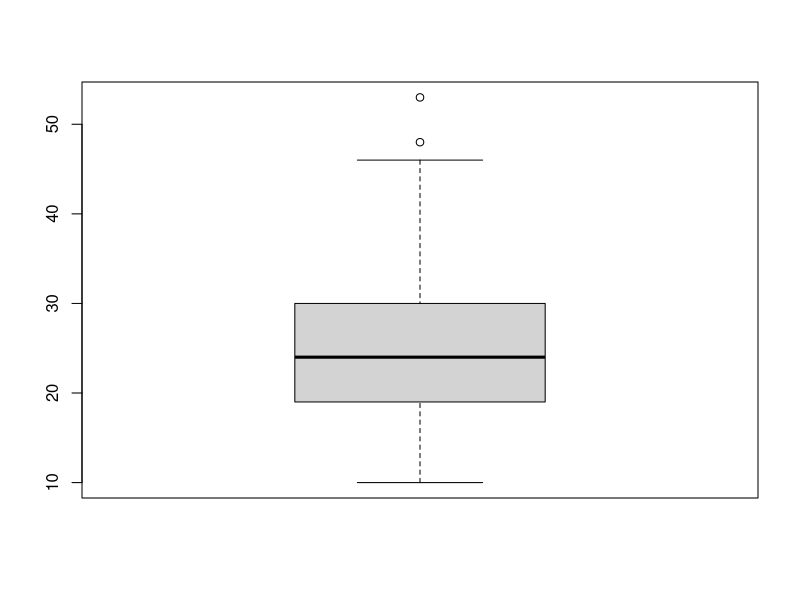
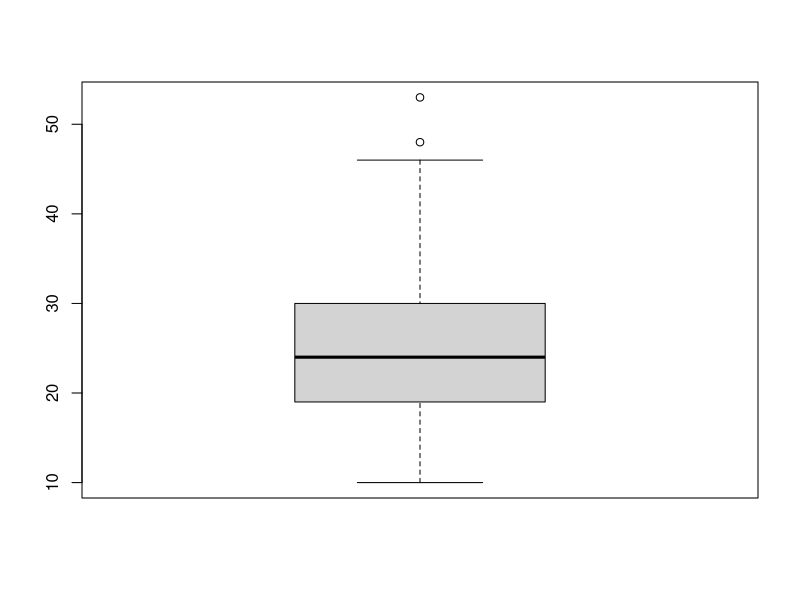
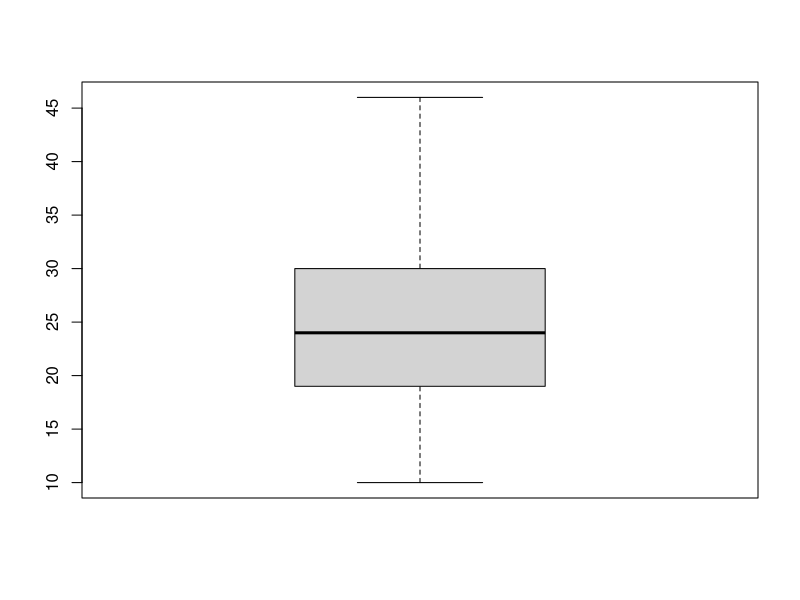

Write the R code that produced these figures, in order. (Note: this script raises an error after producing the figures.)
################################################################################
# criando DF com os dados do .csv selecionados para utilização
################################################################################

zika_old = read.csv("linkage.csv", header = TRUE, sep = ";", fileEncoding = 'utf-8')
zika_new <- data.frame(
  zika_old$NU_IDADE_GESTANTE,
  zika_old$CO_RACA_COR,
  zika_old$SG_UF_RESIDENCIA,
  zika_old$CO_MUN_RESIDENCIA,
  zika_old$SEXO,
  zika_old$DTNASC,
  zika_old$DTNASC,
  zika_old$PESO,
  zika_old$NU_COMPRIMENTO,
  zika_old$NU_PERIMETRO_CEFALICO,
  zika_old$NU_DIAMETRO_CEFALICO,
  zika_old$NU_PERIMETRO_TORAXICO,
  zika_old$TP_GRAVIDEZ,
  zika_old$TP_CLASSIFICACAO_FETO_RN,
  zika_old$TP_CLASSIFICACAO_FINAL,
  zika_old$ST_OBITO,
  zika_old$ST_PRESENCA_FEBRE,
  zika_old$ST_PRESENCA_EXANTEMA,
  zika_old$ST_PRESENCA_EXANTEMA,
  zika_old$ST_REALIZACAO_EXAME_TORSCH,
  zika_old$ST_REALIZACAO_EXAME_DCZ
)

################################################################################
# renomeando as colunas do novo DF
################################################################################

colnames(zika_new) = c(
  "mae.idade",
  "mae.raca",
  "mae.uf",
  "mae.municipio",
  "filho.sexo",
  "filho.ano_nasc",
  "filho.mes_nasc",
  "filho.peso",
  "filho.comprimento",
  "filho.cranio.perimetro",
  "filho.cranio.diametro",
  "filho.torax.perimetro",
  "gestacao.tipo",
  "gestacao.filho.classificacao",
  "gestacao.filho.microcefalia",
  "gestacao.filho.obito",
  "gestacao.doenca.febre",
  "gestacao.doenca.exantema",
  "gestacao.doenca.exantema.trimestre",
  "gestacao.exame.torsch",
  "gestacao.exame.dcz"
)

################################################################################
# as colunas comprimento e perimetro cefalico do filho estão com o tipo "factor"
# para corrigir isso, deve-se substituir "," por "."
# após isso, deve-se alterar o tipo dessa coluna para "numeric"
################################################################################

zika_new$filho.comprimento <- as.numeric(sub(",", ".", zika_new$filho.comprimento))
zika_new$filho.cranio.perimetro <- as.numeric(sub(",", ".", zika_new$filho.cranio.perimetro))
zika_new$filho.cranio.diametro <- as.numeric(sub(",", ".", zika_new$filho.cranio.diametro))
zika_new$filho.torax.perimetro <- as.numeric(sub(",", ".", zika_new$filho.torax.perimetro))

################################################################################
# alguns registros das colunas que representam datas apresentavam inconsistência
# a inconsistência era notada por alguns registros possuirem apenas 7 dígitos
# o motivo disso era por conta do primeiro caractere ser "0"
# para corrigir isso, deve-se adicionar um "0" para os registros com 7 dígitos
# após isso, deve-se alterar o tipo dessa coluna para "date"
################################################################################

zika_new$filho.ano_nasc[which(nchar(zika_new$filho.ano_nasc) == 7)] <- paste(
  "0", 
  zika_new$filho.ano_nasc[which(nchar(zika_new$filho.ano_nasc) == 7)], 
  sep = ""
)
zika_new$filho.ano_nasc <- as.Date(zika_new$filho.ano_nasc, "%d%m%Y")

zika_new$filho.mes_nasc[which(nchar(zika_new$filho.mes_nasc) == 7)] <- paste(
  "0", 
  zika_new$filho.mes_nasc[which(nchar(zika_new$filho.mes_nasc) == 7)], 
  sep = ""
)
zika_new$filho.mes_nasc <- as.Date(zika_new$filho.mes_nasc, "%d%m%Y")

################################################################################
# pegando a parte do mês/ano para as respectivas colunas
################################################################################

zika_new$filho.ano_nasc <- as.integer(substr(zika_new$filho.ano_nasc, 1, 4))
zika_new$filho.mes_nasc <- as.integer(substr(zika_new$filho.mes_nasc, 6, 7))

zika_new$gestacao.filho.microcefalia <- substr(
  zika_new$gestacao.filho.microcefalia, 
  4, 
  nchar(as.character(zika_new$gestacao.filho.microcefalia))
)

################################################################################
# concatenando valores do campo "gestacao.filho.obito"
################################################################################

zika_new$gestacao.filho.obito[zika_new$gestacao.filho.obito == "Obito"] <- "Sim"
zika_new$gestacao.filho.obito[zika_new$gestacao.filho.obito == "Vivo"] <- "Nao"

zika_new$gestacao.doenca.exantema.trimestre <- gsub(".*nao.*", NA, zika_new$gestacao.doenca.exantema.trimestre)
zika_new$gestacao.doenca.exantema.trimestre <- gsub("Nao.*", NA, zika_new$gestacao.doenca.exantema.trimestre)
zika_new$gestacao.doenca.exantema.trimestre <- gsub(".*1.*", 1, zika_new$gestacao.doenca.exantema.trimestre)
zika_new$gestacao.doenca.exantema.trimestre <- gsub(".*2.*", 2, zika_new$gestacao.doenca.exantema.trimestre)
zika_new$gestacao.doenca.exantema.trimestre <- gsub(".*3.*", 3, zika_new$gestacao.doenca.exantema.trimestre)
zika_new$gestacao.doenca.exantema.trimestre <- gsub(".*3.*", 3, zika_new$gestacao.doenca.exantema.trimestre)

zika_new$gestacao.doenca.exantema <- gsub("Nao.*", "Nao", zika_new$gestacao.doenca.exantema)
zika_new$gestacao.doenca.exantema <- gsub("Sim.*", "Sim", zika_new$gestacao.doenca.exantema)

zika_new$gestacao.filho.classificacao <- gsub("t", "T", zika_new$gestacao.filho.classificacao)

################################################################################
# removendo valores inválidos
################################################################################

zika_new[zika_new == "FORMSUS_PE_NA"] <- NA
zika_new[zika_new == 0] <- NA
zika_new[zika_new == ""] <- NA
zika_new[zika_new == "Nao Sabe"] <- NA
zika_new[zika_new == "Nao se aplica"] <- NA
zika_new[zika_new == "Ignorado"] <- NA
zika_new[zika_new == "Sem classificacao"] <- NA
zika_new[zika_new == "Em investigacao"] <- NA
zika_new[zika_new == "SEM INFORMACAO"] <- NA

################################################################################
# para cada coluna do data.frame
#   se a coluna for um valor numérico
#     enquanto existir outliers na coluna
#       seta NA ao valor considerado outlier
################################################################################

for(i in 1:ncol(zika_new)) {
  if(!is.factor(zika_new[,i])) {
    while(length(boxplot(zika_new[,i])$out) != 0) {
      zika_new[,i][zika_new[,i] %in% boxplot(zika_new[,i])$out] <- NA
    }
  }
}

################################################################################
# discretizando colunas
################################################################################

zika_new$mae.municipio <- as.factor(zika_new$mae.municipio)
zika_new$gestacao.filho.microcefalia <- as.factor(zika_new$gestacao.filho.microcefalia)
zika_new$gestacao.doenca.exantema <- as.factor(zika_new$gestacao.doenca.exantema)
zika_new$gestacao.doenca.exantema.trimestre <- as.factor(zika_new$gestacao.doenca.exantema.trimestre)
zika_new$filho.ano_nasc <- as.factor(zika_new$filho.ano_nasc)
zika_new$filho.mes_nasc <- as.factor(zika_new$filho.mes_nasc)
zika_new$gestacao.filho.classificacao <- as.factor(zika_new$gestacao.filho.classificacao)

levels(zika_new$gestacao.filho.classificacao)[4] <- "A Termo"

zika_new$mae.idade <- 
  ordered(
    cut(
      zika_new$mae.idade, 
      c(0, 12, 18, 24, 65)
    ), 
    labels = c(
      "Criança", 
      "Adolescente", 
      "Jovem-Adulto", 
      "Adulto"
    )
  )

zika_new$filho.peso <- cut(
  zika_new$filho.peso, 
  hist(zika_new$filho.peso)$breaks,
  dig.lab = 10
)

zika_new$filho.comprimento <- cut(
  zika_new$filho.comprimento, 
  hist(zika_new$filho.comprimento)$breaks,
  dig.lab = 10
)

zika_new$filho.cranio.perimetro <- cut(
  zika_new$filho.cranio.perimetro, 
  hist(zika_new$filho.cranio.perimetro)$breaks,
  dig.lab = 10
)

zika_new$filho.cranio.diametro <- cut(
  zika_new$filho.cranio.diametro, 
  hist(zika_new$filho.cranio.diametro)$breaks,
  dig.lab = 10 
)

zika_new$filho.torax.perimetro <- cut(
  zika_new$filho.torax.perimetro, 
  hist(zika_new$filho.torax.perimetro)$breaks,
  dig.lab = 10 
)

################################################################################
# removendo conteúdo temporário
################################################################################

zika_new <- droplevels(zika_new)
str(zika_new)
table(zika_new$gestacao.filho.classificacao)
